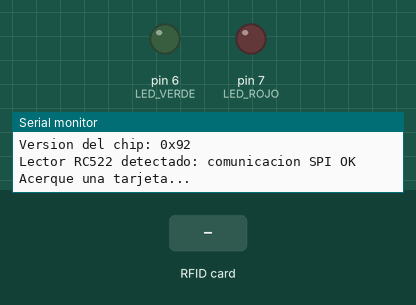
Recording of a sketch running on a simulated Arduino Uno, built with avr-gcc and run on an emulated ATmega328P. Parts: output pins drawn as LEDs (lit = HIGH), the last lines printed to the serial monitor. Inputs (shaded band) come from the test bench. Pins used as bus, display or sensor lines are not drawn.

Above: at 1.3 s.
1.4 s: RFID card C7 B4 27 3C held to the reader
At 2.6 s:
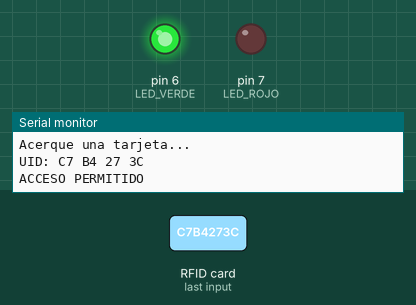
2.9 s: RFID card 5E 7A 19 C4 held to the reader
At 3.9 s:
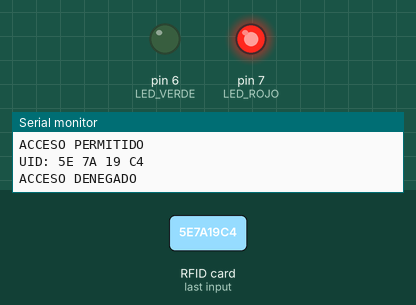
Timing chart, 0 to 7.4 s (numbered marks = the images above; inputs shaded):
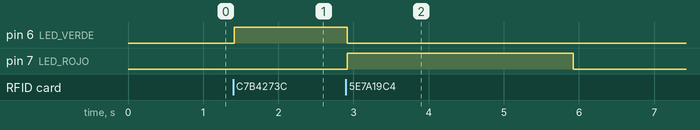

The sketch:

control_acceso_rfid.ino
```cpp
#include <SPI.h>
#include <MFRC522.h>

// ---------- Pines ----------
#define SS_PIN    10
#define RST_PIN   9
#define LED_VERDE 6
#define LED_ROJO  7

// ---------- Configuración ----------
const unsigned long TIEMPO_LED = 3000;   // 3 segundos

// UID autorizado (tu tarjeta)
byte uidAutorizado[] = {0xC7, 0xB4, 0x27, 0x3C};
const byte TAM_UID = sizeof(uidAutorizado);

MFRC522 rfid(SS_PIN, RST_PIN);

// ---------- Control de LEDs con millis() ----------
unsigned long inicioLed = 0;
bool ledActivo = false;
int  pinActivo = -1;

void encenderLed(int pin) {
  digitalWrite(LED_VERDE, LOW);
  digitalWrite(LED_ROJO, LOW);
  digitalWrite(pin, HIGH);
  pinActivo = pin;
  inicioLed = millis();
  ledActivo = true;
}

void actualizarLed() {
  if (ledActivo && (millis() - inicioLed >= TIEMPO_LED)) {
    digitalWrite(pinActivo, LOW);
    ledActivo = false;
    pinActivo = -1;
  }
}

// ---------- Utilidades ----------
void imprimirUID(byte *uid, byte tam) {
  Serial.print("UID:");
  for (byte i = 0; i < tam; i++) {
    Serial.print(' ');
    if (uid[i] < 0x10) Serial.print('0');
    Serial.print(uid[i], HEX);
  }
  Serial.println();
}

bool uidCoincide(byte *uid, byte tam) {
  if (tam != TAM_UID) return false;
  for (byte i = 0; i < tam; i++) {
    if (uid[i] != uidAutorizado[i]) return false;
  }
  return true;
}

bool lectorResponde() {
  byte version = rfid.PCD_ReadRegister(MFRC522::VersionReg);
  Serial.print("Version del chip: 0x");
  Serial.println(version, HEX);
  // 0x00 o 0xFF = no hay comunicacion SPI
  return (version != 0x00 && version != 0xFF);
}

// ---------- Setup ----------
void setup() {
  Serial.begin(9600);
  pinMode(LED_VERDE, OUTPUT);
  pinMode(LED_ROJO, OUTPUT);
  digitalWrite(LED_VERDE, LOW);
  digitalWrite(LED_ROJO, LOW);

  SPI.begin();
  rfid.PCD_Init();
  delay(50);

  if (lectorResponde()) {
    Serial.println("Lector RC522 detectado: comunicacion SPI OK");
    Serial.println("Acerque una tarjeta...");
  } else {
    Serial.println("ERROR: no hay comunicacion con el RC522.");
    Serial.println("Revise cableado (MISO, MOSI, SCK, SDA, RST, 3.3V, GND).");
  }
}

// ---------- Loop ----------
void loop() {
  actualizarLed();   // apaga el LED a los 3 s sin bloquear

  if (!rfid.PICC_IsNewCardPresent()) return;
  if (!rfid.PICC_ReadCardSerial())   return;

  imprimirUID(rfid.uid.uidByte, rfid.uid.size);

  if (uidCoincide(rfid.uid.uidByte, rfid.uid.size)) {
    Serial.println("ACCESO PERMITIDO");
    encenderLed(LED_VERDE);
  } else {
    Serial.println("ACCESO DENEGADO");
    encenderLed(LED_ROJO);
  }

  rfid.PICC_HaltA();        // detiene la tarjeta
  rfid.PCD_StopCrypto1();   // termina la comunicacion
}
```

Measured:
- after the input at 1.4 s, pin 6 (LED_VERDE): LOW → HIGH at once
- after the input at 2.9 s, pin 6 (LED_VERDE): HIGH → LOW after 0.02 s instead of 1.5 s; pin 7 (LED_ROJO): LOW → HIGH at once, → LOW 3.0 s later
